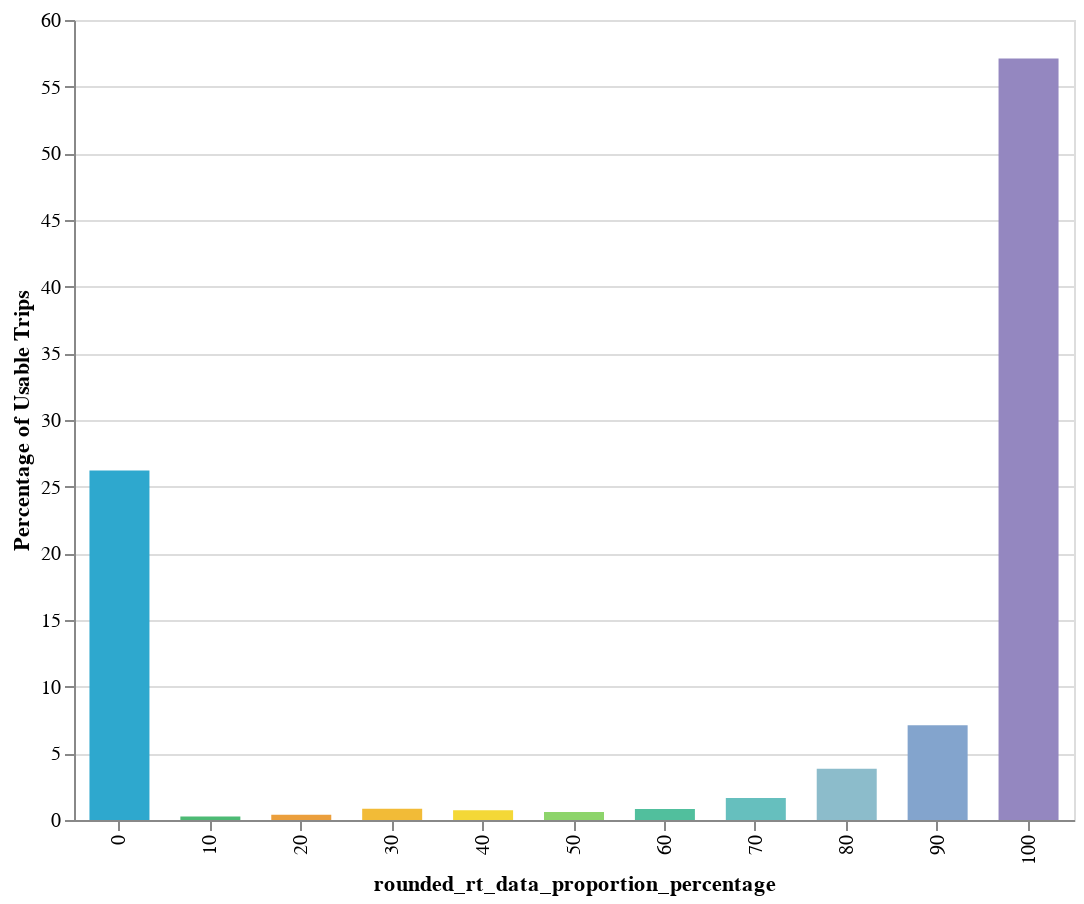

This figure's notebook cell:
### Code cell
threshold_utils.chart_size(
    alt.Chart(total_sw_rt)
    .mark_bar(size=30)
    .encode(
        x=alt.X(
            "rounded_rt_data_proportion_percentage:N",
            scale=alt.Scale(domain=[0, 10, 20, 30, 40, 50, 60, 70, 80, 90, 100]),
        ),
        y=alt.Y(
            "Percentage of Usable Trips",
        ),
        color=alt.Color(
            "rounded_rt_data_proportion_percentage",
            scale=alt.Scale(range=cp.CALITP_CATEGORY_BRIGHT_COLORS),
            legend=None,
        ),
        tooltip=total_sw_rt.columns.tolist(),
    ),
    500,
    400,
)

### Figure 1 — Vega-Lite specification as saved in the notebook (floating-point values rounded to 4 significant figures)
{"config": {"view": {"continuousWidth": 400, "continuousHeight": 300}}, "data": {"name": "data-97ba2fb96299f400ed5fc750265992e3"}, "mark": {"type": "bar", "size": 30}, "encoding": {"color": {"field": "rounded_rt_data_proportion_percentage", "legend": null, "scale": {"range": ["#2EA8CE", "#EB9F3C", "#F4D837", "#51BF9D", "#8CBCCB", "#9487C0"]}, "type": "quantitative"}, "tooltip": [{"field": "rounded_rt_data_proportion_percentage", "type": "quantitative"}, {"field": "total_trips", "type": "quantitative"}, {"field": "Percentage of Usable Trips", "type": "quantitative"}], "x": {"field": "rounded_rt_data_proportion_percentage", "scale": {"domain": [0, 10, 20, 30, 40, 50, 60, 70, 80, 90, 100]}, "type": "nominal"}, "y": {"field": "Percentage of Usable Trips", "type": "quantitative"}}, "height": 400, "width": 500, "$schema": "https://vega.github.io/schema/vega-lite/v4.17.0.json", "datasets": {"data-97ba2fb96299f400ed5fc750265992e3": [{"rounded_rt_data_proportion_percentage": 0, "total_trips": 25719, "Percentage of Usable Trips": 26.22}, {"rounded_rt_data_proportion_percentage": 10, "total_trips": 249, "Percentage of Usable Trips": 0.2538}, {"rounded_rt_data_proportion_percentage": 20, "total_trips": 389, "Percentage of Usable Trips": 0.3965}, {"rounded_rt_data_proportion_percentage": 30, "total_trips": 821, "Percentage of Usable Trips": 0.8369}, {"rounded_rt_data_proportion_percentage": 40, "total_trips": 718, "Percentage of Usable Trips": 0.7319}, {"rounded_rt_data_proportion_percentage": 50, "total_trips": 590, "Percentage of Usable Trips": 0.6014}, {"rounded_rt_data_proportion_percentage": 60, "total_trips": 816, "Percentage of Usable Trips": 0.8318}, {"rounded_rt_data_proportion_percentage": 70, "total_trips": 1615, "Percentage of Usable Trips": 1.646}, {"rounded_rt_data_proportion_percentage": 80, "total_trips": 3772, "Percentage of Usable Trips": 3.845}, {"rounded_rt_data_proportion_percentage": 90, "total_trips": 6978, "Percentage of Usable Trips": 7.113}, {"rounded_rt_data_proportion_percentage": 100, "total_trips": 56030, "Percentage of Usable Trips": 57.11}]}}
